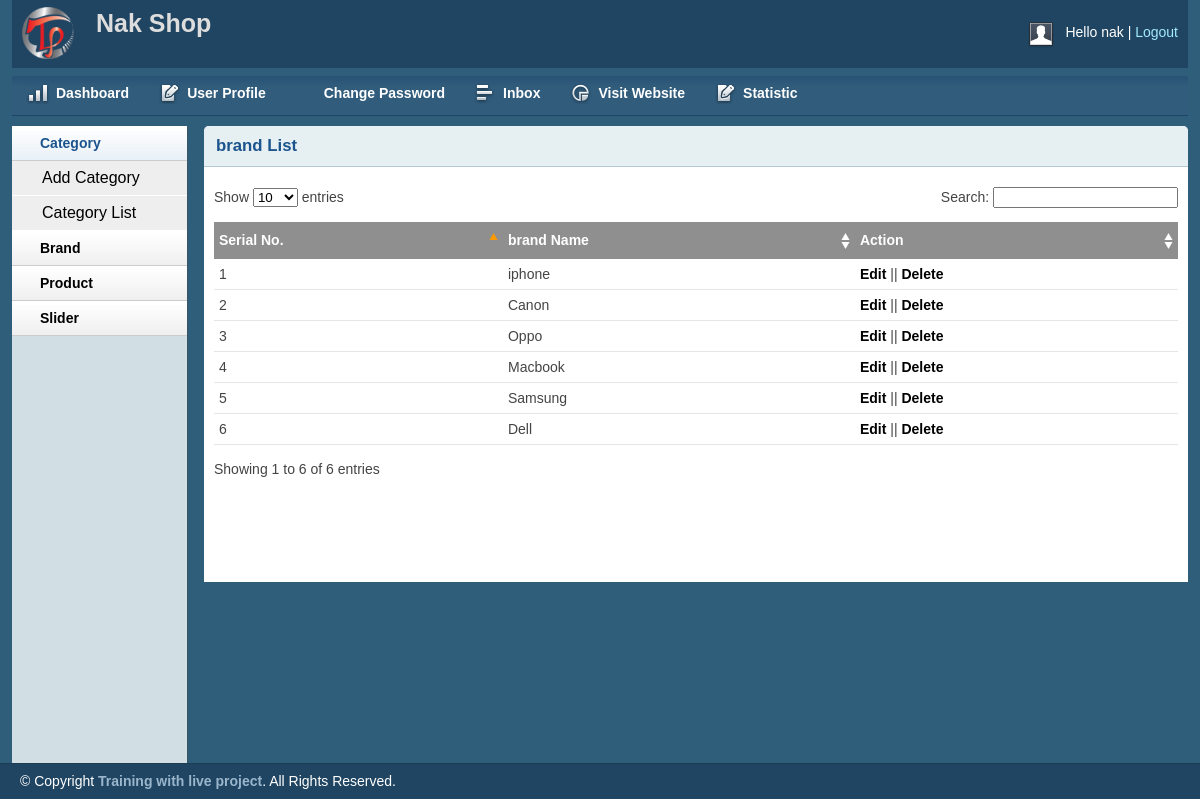
Page /admin/brandlist.php (signed in) on the committed database.
### tables this page shows
CREATE TABLE `tbl_brand` (
  `brandId` int(11) UNSIGNED NOT NULL,
  `brandName` varchar(255) NOT NULL
);

### lib/database.php (called while the page is built, shortened)
<?php
  Class Database {
    public $host   = DB_HOST;
    public $user   = DB_USER;
    public $pass   = DB_PASS;
    public $dbname = DB_NAME;
    public $link;
  private function connectDB(){
    $this->link = new mysqli($this->host, $this->user, $this->pass,
      $this->dbname);
  }
  public function select($query){
    $result = $this->link->query($query) or
    die($this->link->error.__LINE__);
    if($result->num_rows > 0){
      return $result;
    } else {
      return false;
    }
  }
  }
?>

### classes/brand.php (called while the page is built, shortened)
<?php
    $filepath = realpath(dirname(__FILE__));
    include_once ($filepath.'/../lib/database.php');
?>
<?php
    class brand
    {
        private $db;
        public function __construct()
        {
            $this->db = new Database();
        }
        public function show_brand()
        {
            $query = "SELECT * FROM tbl_brand ORDER BY brandId DESC";
            $result = $this->db->select($query);
            return $result;
        }
    }
?>

### admin/brandlist.php (the view, shortened to what this page needs)
<?php include 'inc/header.php';?>
<?php include 'inc/sidebar.php';?>
<?php include '../classes/brand.php';?>
<?php
    $brand = new brand();
?>
        <div class="grid_10">
            <div class="box round first grid">
                <h2>brand List</h2>
                <div class="block">
                    <table class="data display datatable" id="example">
					<thead>
						<tr>
							<th>Serial No.</th>
							<th>brand Name</th>
							<th>Action</th>
						</tr>
					</thead>
					<tbody>
						<?php
							$show_brand = $brand->show_brand();
							if($show_brand){
								$i = 0;
								while ($result = $show_brand->fetch_assoc()) {
									$i++;
						?>
									<tr class="odd gradeX">
									<td><?php echo $i; ?></td>
									<td><?php echo $result['brandName'];?> </td>
									<td><a href="brandedit.php?brandId=<?php echo $result['brandId'] ?>">Edit</a> ||
									<a href="?delId=<?php echo $result['brandId'] ?>">Delete</a></td>
									</tr>
						<?php
								}
							}
						?>
					</tbody>
				</table>
               </div>
            </div>
        </div>
<?php include 'inc/footer.php';?>

### admin/css/layout.css (style rules this page uses)
body { background: #fff none repeat scroll 0 0; color: #444; font-size: 14px; padding: 0; }
a { color: #000; font-weight:bold; text-decoration: none; }
h1, h2, h3, h4, h5, h6 { line-height:1.2em; margin-bottom:.3em; }
h2 { margin-top:1em; }
.box { background:#fff; margin-bottom:20px; padding:10px 10px 10px 10px; margin-left:-8px; }
.box.grid { padding-bottom:40px; }
.box.round { -moz-border-radius: 5px 5px 0px 0px; -webkit-border-radius: 5px 5px 0px 0px; border-radius: 5px 5px 0px 0px; }
.box h2 { font-size:1.2em; font-weight:bold; color:#1B548D; background:#E6F0F3; margin:-10px -10px 0 -10px; padding:10px 12px; border-bottom:1px solid #B3CBD6; -moz-border-radius: 5px 5px 0px 0px; -webkit-border-radius: 5px 5px 0px 0px; border-radius: 5px 5px 0px 0px; }
.box.first { min-height: 406px; }
.block { padding-top:20px; }
.block { padding-bottom:1px; }
table.display { margin: 0 auto; clear: both; width: 100%; }
.sorting_asc { background: #8f8f8f url(../img/table/sort_asc.png) no-repeat center right; padding:8px 5px; text-align:left; color:#fff; }
.sorting { background:#8f8f8f url(../img/table/sort_both.png) no-repeat center right; padding:8px 5px; text-align:left; color:#fff; }
tr.odd { height: 30px; line-height: 30px; border-bottom:1px solid #e6e6e6; }
tr.even { height: 30px; line-height: 30px; border-bottom:1px solid #e6e6e6; }
tr.odd td, tr.even td { padding-left:5px; }

### rows in the picture
tbl_brand: brandName "iphone"
tbl_brand: brandName "Canon"
tbl_brand: brandName "Oppo"
tbl_brand: brandName "Macbook"
tbl_brand: brandName "Samsung"
tbl_brand: brandName "Dell"

### other values in the picture
Session::get('adminName') "nak"
